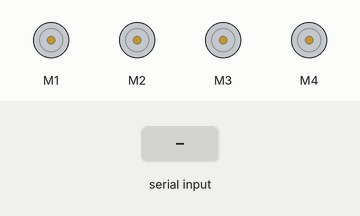
Simulated run of this sketch. Board: Arduino Uno, built with avr-gcc and run on an emulated ATmega328P. Shown: 4 × DC motor (green arrow = forward, orange = backward, longer = faster). Inputs (shaded band) come from the test bench. What the sketch prints to the serial monitor is not drawn.

Above: at 1.2 s.
1.3 s: "F" received over Serial
At 2.1 s:
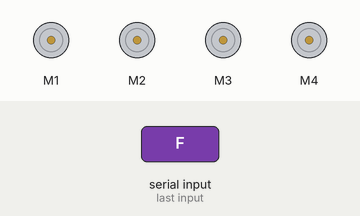
4.3 s: "B" received over Serial
At 5.0 s:
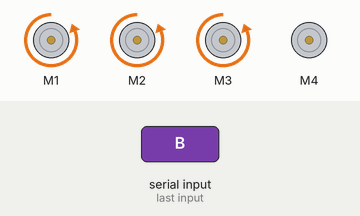
7.3 s: "R" received over Serial
At 7.8 s:
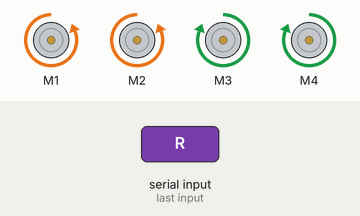
10.3 s: "L" received over Serial
11.8 s: "F" received over Serial
At 12.9 s:
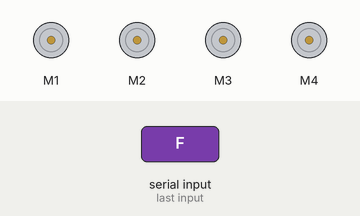
14.8 s: "R" received over Serial
Timing chart, 0 to 52.4 s (numbered marks = the images above; inputs shaded):
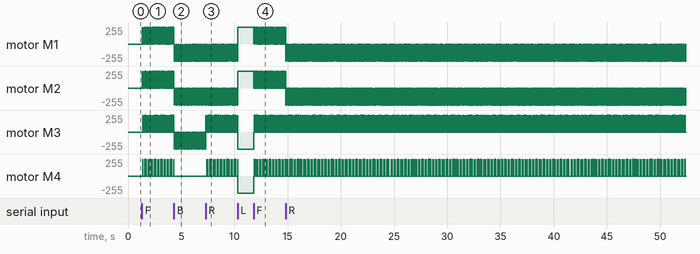

Measured:
- after the input at 1.3 s, motor M1: alternates forward 255/255 for 0.02 s and stopped for 0.02 s, starting at once; motor M4: stopped → forward 255/255 after 0.08 s, then repeats every 0.30 s: stopped 0.19 s, forward 255/255 0.02 s, stopped 0.08 s, forward 255/255 0.01 s
- after the input at 4.3 s, motor M1: alternates backward 255/255 for 0.04 s and stopped for 0.01 s, starting at once; motor M4: goes on until 4.3 s, then stays stopped
- after the input at 11.8 s, motor M4: backward 255/255 → stopped at once, then repeats every 0.30 s: stopped 0.19 s, forward 255/255 0.02 s, stopped 0.08 s, forward 255/255 0.01 s
- by itself, motor M2: moves between backward 255/255 and stopped, repeating every 2.5 s
- by itself, motor M3: moves between stopped and forward 255/255, repeating every 2.3 s

The sketch:

Bluetooth_Controlled_Car_Using_Arduino__L293D_Motor_Driver_.ino
```cpp
/*

Project Name :- Bluetooth Controlled Car Using Arduino (L293D Motor Driver)
Full Blog Link :- https://tinyurl.com/y67p9uhs
Github Project Link :- https://tinyurl.com/y3pcfj2e


Author: Shantonu Acharjee
Email: shantonuacharjee@gmail.com
YouTube :- https://tinyurl.com/yf466yws
FaceBook: http://tinyurl.com/y52rgdd4

*/

#include <AFMotor.h>
AF_DCMotor motor1(1);
AF_DCMotor motor2(2);
AF_DCMotor motor3(3);
AF_DCMotor motor4(4);

char t;
void setup() {
Serial.begin(9600);

}

void loop() {
if(Serial.available()){
  t = Serial.read();
  Serial.println(t);
Serial.print(t);
}
if(t == 'F'){//move forward(all motors rotate in forward direction)

  motor1.setSpeed(255);
  motor1.run(FORWARD);

  motor2.setSpeed(255);
  motor2.run(FORWARD);

  motor3.setSpeed(255);
  motor3.run(FORWARD);

  motor4.setSpeed(255);
  motor4.run(FORWARD);
}


if(t == 'B'){//move Back(all motors rotate in Back direction)

  motor1.setSpeed(255);
  motor1.run(BACKWARD);

  motor2.setSpeed(255);
  motor2.run(BACKWARD);

  motor3.setSpeed(255);
  motor3.run(BACKWARD);

  motor4.setSpeed(255);
  motor4.run(BACKWARD);
}


if(t == 'R'){//move Left(all motors rotate in Left direction)

  motor1.setSpeed(255);
  motor1.run(BACKWARD);

  motor2.setSpeed(255);
  motor2.run(BACKWARD);

  motor3.setSpeed(255);
  motor3.run(FORWARD);

  motor4.setSpeed(255);
  motor4.run(FORWARD);
}


if(t == 'L'){//move RIGHT(all motors rotate in RIGHT direction)

  motor1.setSpeed(255);
  motor1.run(FORWARD);

  motor2.setSpeed(255);
  motor2.run(FORWARD);

  motor3.setSpeed(255);
  motor3.run(BACKWARD);

  motor4.setSpeed(255);
  motor4.run(BACKWARD);
}


else{
   motor1.setSpeed(0);
   motor2.setSpeed(0);
   motor3.setSpeed(0);
   motor4.setSpeed(0);
}
}
```
